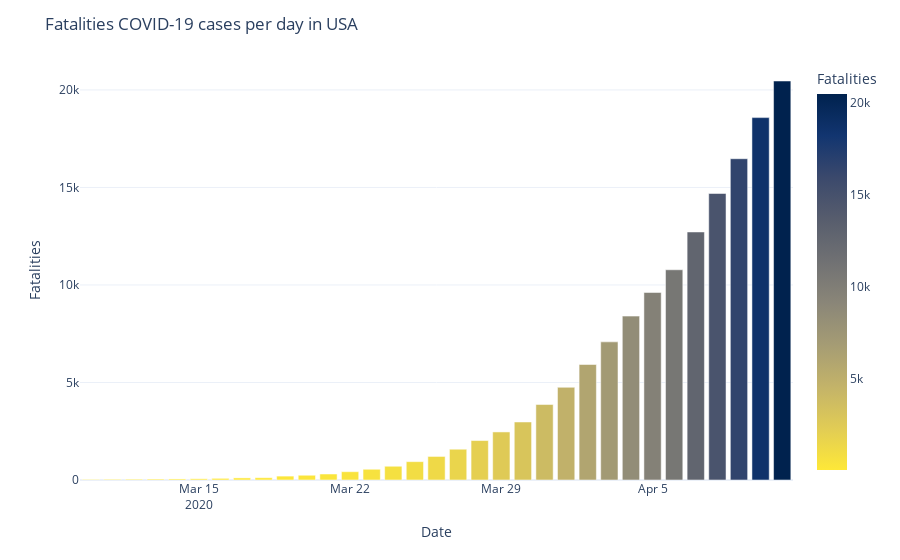

Write notebook code for a chart like this one.
### Markdown cell above
## Covid-19 Death Cases in USA over Days

### Code cell
df_death_by_date_USA = pd.DataFrame(df.fillna('NA').groupby(['Country_Region','Date'])['Fatalities'].sum().sort_values().reset_index())

fig = px.bar(df_death_by_date_USA.loc[(df_death_by_date_USA['Country_Region'] == 'US') &(df_death_by_date_USA.Date >= '2020-03-08')].sort_values('Fatalities',ascending = False), 
             x='Date', y='Fatalities', color="Fatalities", color_continuous_scale=px.colors.sequential.Cividis_r)
fig.update_layout(title_text='Fatalities COVID-19 cases per day in USA')
fig.show()

### Figure 1 — Plotly figure (JSON) as saved in the notebook; plotly's stock layout.template omitted (floating-point values rounded to 4 significant figures)
{"data": [{"alignmentgroup": "True", "hovertemplate": "Date=%{x}<br>Fatalities=%{marker.color}<extra></extra>", "legendgroup": "", "marker": {"color": [20458, 18581, 16473, 14690, 12717, 10779, 9615, 8403, 7083, 5922, 4753, 3870, 2975, 2464, 2023, 1578, 1208, 941, 705, 551, 426, 307, 244, 200, 118, 108, 85, 63, 54, 47, 40, 36, 28], "coloraxis": "coloraxis"}, "name": "", "offsetgroup": "", "orientation": "v", "showlegend": false, "textposition": "auto", "type": "bar", "x": ["2020-04-11", "2020-04-10", "2020-04-09", "2020-04-08", "2020-04-07", "2020-04-06", "2020-04-05", "2020-04-04", "2020-04-03", "2020-04-02", "2020-04-01", "2020-03-31", "2020-03-30", "2020-03-29", "2020-03-28", "2020-03-27", "2020-03-26", "2020-03-25", "2020-03-24", "2020-03-23", "2020-03-22", "2020-03-21", "2020-03-20", "2020-03-19", "2020-03-18", "2020-03-17", "2020-03-16", "2020-03-15", "2020-03-14", "2020-03-13", "2020-03-12", "2020-03-11", "2020-03-10"], "xaxis": "x", "y": [20458, 18581, 16473, 14690, 12717, 10779, 9615, 8403, 7083, 5922, 4753, 3870, 2975, 2464, 2023, 1578, 1208, 941, 705, 551, 426, 307, 244, 200, 118, 108, 85, 63, 54, 47, 40, 36, 28], "yaxis": "y"}], "layout": {"barmode": "relative", "coloraxis": {"colorbar": {"title": {"text": "Fatalities"}}, "colorscale": [[0, "#fee838"], [0.1111, "#e1cc55"], [0.2222, "#c3b369"], [0.3333, "#a59c74"], [0.4444, "#8a8678"], [0.5556, "#707173"], [0.6667, "#575d6d"], [0.7778, "#3b496c"], [0.8889, "#123570"], [1, "#00224e"]]}, "legend": {"tracegroupgap": 0}, "margin": {"t": 60}, "title": {"text": "Fatalities COVID-19 cases per day in USA"}, "xaxis": {"anchor": "y", "domain": [0, 1], "title": {"text": "Date"}}, "yaxis": {"anchor": "x", "domain": [0, 1], "title": {"text": "Fatalities"}}}}
